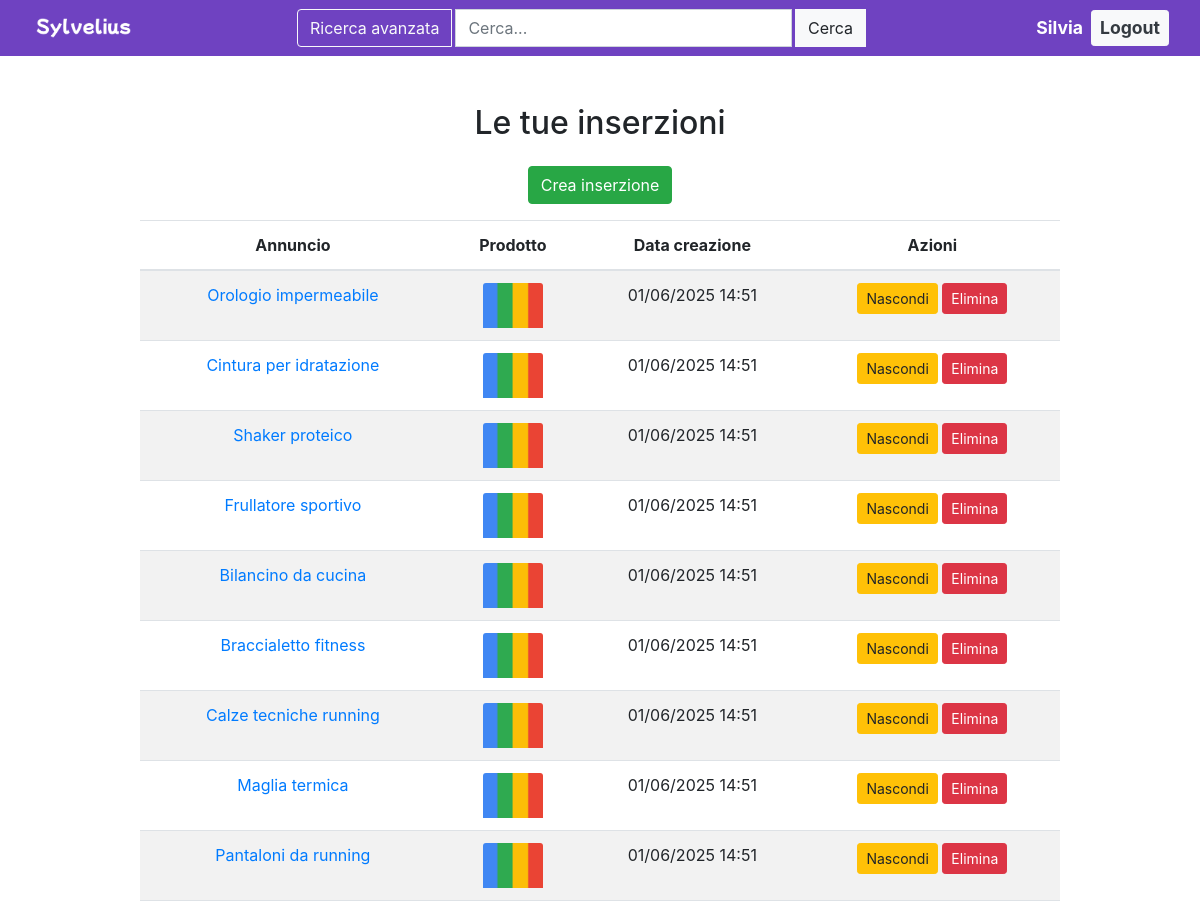
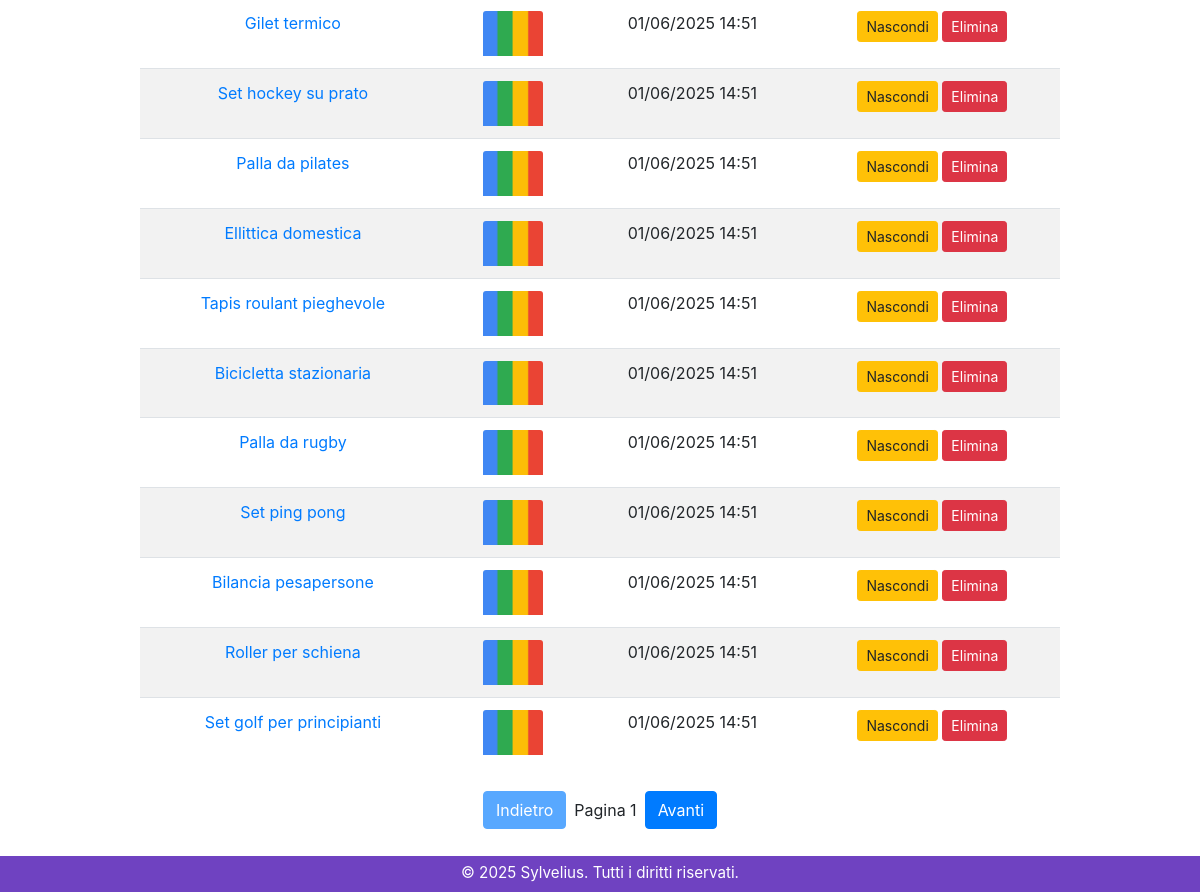
Page /account/profilo/creazioni/ (signed in) on the committed database (2 pictures, top to bottom).
### sylvelius/models.py (models this page shows, shortened)
class Creazione(models.Model):
    utente = models.ForeignKey('auth.User', on_delete=models.CASCADE, related_name='creazioni')
    annuncio = models.ForeignKey(Annuncio, on_delete=models.CASCADE, related_name='creazioni')
    data_creazione = models.DateTimeField(auto_now_add=True)

class Annuncio(models.Model):
    prodotto = models.OneToOneField(Prodotto, on_delete=models.CASCADE, related_name='annunci')
    data_pubblicazione = models.DateTimeField(auto_now_add=True)
    qta_magazzino = models.PositiveIntegerField(default=0)
    is_published = models.BooleanField(default=True)

class Prodotto(models.Model):
    nome = models.CharField(max_length=100)
    descrizione_breve = models.CharField(max_length=255)
    descrizione = models.TextField(max_length=3000, blank=True, null=True)
    prezzo = models.DecimalField(max_digits=10, decimal_places=2)
    condizione = models.CharField(max_length=20, choices=[('nuovo', 'Nuovo'), ('usato', 'Usato')], default='nuovo')
    tags = models.ManyToManyField(Tag, related_name='prodotti', blank=True)

### sylvelius/views.py (the view)
# urls.py: path("account/profilo/creazioni/", views.ProfiloCreazioniPageView.as_view(), name="profile_creazioni"),
class ProfiloCreazioniPageView(CustomLoginRequiredMixin, TemplateView):
    template_name = "sylvelius/profile/profile_creazioni.html"
    login_url = reverse_lazy('sylvelius:login')
    def get_context_data(self, **kwargs):
        context = super().get_context_data(**kwargs)
        utente = self.request.user
        context['user'] = utente
        creazioni_list = Creazione.objects.filter(utente=utente).order_by('-data_creazione')
        paginator = Paginator(creazioni_list, 20)  # 20 creazioni per pagina
        page_number = self.request.GET.get('page')
        page_obj = paginator.get_page(page_number)
        context['creazioni'] = page_obj.object_list
        context['page'] = page_obj.number
        context['has_next'] = page_obj.has_next()
        context['has_previous'] = page_obj.has_previous()
        context['request'] = self.request
        return context

### sylvelius/templates/sylvelius/profile/profile_creazioni.html (shortened to what this page needs)
{% extends "sylvelius/home.html" %}
{% load static %}
{% block middle %}
<div class="container mt-5 mb-5">
    <div class="row justify-content-center">
        <div class="col-md-10">
            <h2 class="mb-4">Le tue inserzioni</h2>
            <a href="{% url 'sylvelius:crea_annuncio' %}" class="btn btn-success mb-3">Crea inserzione</a>
            {% if creazioni %}
                <table class="table table-striped">
                    <thead>
                        <tr>
                            <th>Annuncio</th>
                            <th>Prodotto</th>
                            <th>Data creazione</th>
                            <th>Azioni</th>
                        </tr>
                    </thead>
                    <tbody>
                        {% for creazione in creazioni %}
                        <tr>
                            <td>
                                {% if creazione.annuncio.is_published %}
                                    <a href="{% url 'sylvelius:dettagli_annuncio' creazione.annuncio.id %}">
                                        {{ creazione.annuncio.prodotto.nome|truncatechars:50 }}
                                    </a>
                                {% else %}
                                    {{ creazione.annuncio.prodotto.nome|truncatechars:50 }}
                                {% endif %}
                            </td>
                            <td>
                                <img
                                    data-prodotto-id="{{ creazione.annuncio.prodotto.id }}"
                                    class="card-img-top immagine-asincrona"
                                    alt="{{ creazione.annuncio.prodotto.nome }}"
                                    src="{% static 'img/default_loading.png' %}"
                                    style="max-width: 60px; max-height: 60px;"
                                >
                            </td>
                            <td>{{ creazione.data_creazione|date:"d/m/Y H:i" }}</td>
                            <td>
                                <form action="{% url 'sylvelius:nascondi_annuncio' creazione.annuncio.id %}?page={{ page }}" method="post" style="display:inline;">
                                    {% if creazione.annuncio.is_published %}
                                        <button type="submit" class="btn btn-warning btn-sm" onclick="return confirm('Sei sicuro di voler nascondere questa inserzione? Chiunque abbia ordinato il prodotto avrà comunque il diritto di riceverlo. ');">Nascondi</button>
                                    {% else %}
                                        <button type="submit" class="btn btn-success btn-sm" >Pubblica</button>
                                    {% endif %}
                                </form>
                                <form action="{% url 'sylvelius:elimina_annuncio' creazione.id %}?page={{ page }}" method="post" style="display:inline;">
                                    <button type="submit" class="btn btn-danger btn-sm" onclick="return confirm('Sei sicuro di voler eliminare questa inserzione? Chiunque abbia ordinato il prodotto avrà comunque il diritto di riceverlo.');">Elimina</button>
                                </form>
                            </td>
                        </tr>
                        {% endfor %}
                    </tbody>
                </table>
                {% include "_btn_paginazione.html" %}
            {% else %}
                <div class="alert alert-info">Non hai ancora creato alcuna inserzione.</div>
            {% endif %}
        </div>
    </div>
</div>
{% endblock %}

### templates/_btn_toprightbuttons.html (shortened to what this page needs)
<div class="ml-auto d-flex align-items-center">
    {% if user.is_authenticated %}
        <a href="{% url 'sylvelius:profile' %}" class="text-white mr-2 ml-2" id="profileBtn" style="background: none; border: none; font-size: 1.1rem; font-weight: bold; cursor: pointer; text-decoration: none;">{{ user.username }}</a>
        {% include "_btn_logout.html"%}
    {% endif %}
</div>

### rows in the picture
Creazione: annuncio.prodotto.nome "Orologio impermeabile", data_creazione "01/06/2025 14:51", shows "Nascondi"
Creazione: annuncio.prodotto.nome "Cintura per idratazione", data_creazione "01/06/2025 14:51", shows "Nascondi"
Creazione: annuncio.prodotto.nome "Shaker proteico", data_creazione "01/06/2025 14:51", shows "Nascondi"
Creazione: annuncio.prodotto.nome "Frullatore sportivo", data_creazione "01/06/2025 14:51", shows "Nascondi"
Creazione: annuncio.prodotto.nome "Bilancino da cucina", data_creazione "01/06/2025 14:51", shows "Nascondi"
Creazione: annuncio.prodotto.nome "Braccialetto fitness", data_creazione "01/06/2025 14:51", shows "Nascondi"
Creazione: annuncio.prodotto.nome "Calze tecniche running", data_creazione "01/06/2025 14:51", shows "Nascondi"
Creazione: annuncio.prodotto.nome "Maglia termica", data_creazione "01/06/2025 14:51", shows "Nascondi"
Creazione: annuncio.prodotto.nome "Pantaloni da running", data_creazione "01/06/2025 14:51", shows "Nascondi"
Creazione: annuncio.prodotto.nome "Gilet termico", data_creazione "01/06/2025 14:51", shows "Nascondi"
Creazione: annuncio.prodotto.nome "Set hockey su prato", data_creazione "01/06/2025 14:51", shows "Nascondi"
Creazione: annuncio.prodotto.nome "Palla da pilates", data_creazione "01/06/2025 14:51", shows "Nascondi"
Creazione: annuncio.prodotto.nome "Ellittica domestica", data_creazione "01/06/2025 14:51", shows "Nascondi"
Creazione: annuncio.prodotto.nome "Tapis roulant pieghevole", data_creazione "01/06/2025 14:51", shows "Nascondi"
Creazione: annuncio.prodotto.nome "Bicicletta stazionaria", data_creazione "01/06/2025 14:51", shows "Nascondi"
Creazione: annuncio.prodotto.nome "Palla da rugby", data_creazione "01/06/2025 14:51", shows "Nascondi"
Creazione: annuncio.prodotto.nome "Set ping pong", data_creazione "01/06/2025 14:51", shows "Nascondi"
Creazione: annuncio.prodotto.nome "Bilancia pesapersone", data_creazione "01/06/2025 14:51", shows "Nascondi"
Creazione: annuncio.prodotto.nome "Roller per schiena", data_creazione "01/06/2025 14:51", shows "Nascondi"
Creazione: annuncio.prodotto.nome "Set golf per principianti", data_creazione "01/06/2025 14:51", shows "Nascondi"

### other values in the picture
{{ user.username }} "Silvia"
{{ page }} "1"
